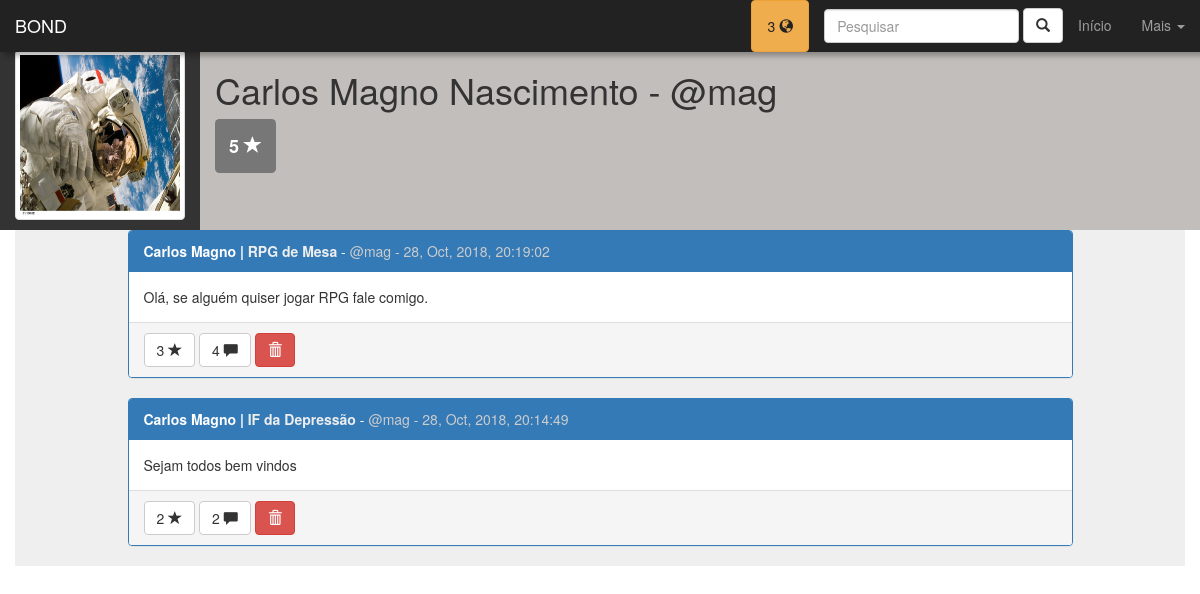
Screenshot of /see_profile.php?p=1 (signed in) with the database file from the repository.
### tables this page shows
CREATE TABLE IF NOT EXISTS `users` (
  `id_user` int(11) NOT NULL AUTO_INCREMENT,
  `username` varchar(20) NOT NULL,
  `first_name` varchar(60) NOT NULL,
  `last_name` varchar(80) NOT NULL,
  `birthday` date NOT NULL,
  `profile_pic` varchar(200) DEFAULT 'assets/img/default-user-icon.png',
  `passwd` varchar(32) NOT NULL,
  `r_date` datetime NOT NULL DEFAULT CURRENT_TIMESTAMP,
  `gender` enum('M','F','O') DEFAULT NULL,
  `followers` int(11) DEFAULT '0',
  `following` int(11) DEFAULT '0',
  `stars` int(11) DEFAULT '0',
  PRIMARY KEY (`id_user`)
);

CREATE TABLE IF NOT EXISTS `posts` (
  `id_post` int(11) NOT NULL AUTO_INCREMENT,
  `user` int(11) NOT NULL,
  `community` int(11) NOT NULL,
  `post_text` text NOT NULL,
  `post_pic` varchar(200) DEFAULT NULL,
  `r_date` datetime DEFAULT CURRENT_TIMESTAMP,
  `likes` int(11) DEFAULT '0',
  PRIMARY KEY (`id_post`)
);

CREATE TABLE IF NOT EXISTS `communities` (
  `id_community` int(11) NOT NULL AUTO_INCREMENT,
  `community_name` varchar(100) NOT NULL,
  `r_date` datetime DEFAULT CURRENT_TIMESTAMP,
  `profile_pic` varchar(200) DEFAULT 'assets/img/default-community-icon.png',
  `community_description` varchar(500) DEFAULT NULL,
  `members` int(11) DEFAULT '0',
  PRIMARY KEY (`id_community`)
);

### inc/functions/connection.php (called while the page is built)
<?php
function connect(){
    $host = "localhost";
    $user = "root";
    $passwd = "root";
    $db = "bond";
    $conn = mysqli_connect($host, $user, $passwd, $db);
    mysqli_set_charset($conn, "UTF-8");
    return $conn;
}
?>

### see_profile.php (the view, shortened to what this page needs)
<?php
include "inc/functions/connection.php";
$id_user = $_GET["p"];
$id_user2 = $_SESSION["id_user"];
$conn = connect();
$sql = "SELECT * FROM users WHERE id_user = $id_user";
$query = mysqli_query($conn, $sql);
$user = mysqli_fetch_assoc($query);
$conn = connect();
$sql = "SELECT COUNT(*) as qnt FROM notifications WHERE user = $id_user2";
if($q = mysqli_query($conn, $sql)){
  $notifications = mysqli_fetch_assoc($q)["qnt"];
}else{
  $notifications = 0;
}
?>
<!DOCTYPE html>
<html lang="PT-BR">
  <head>
    <link href="css/bootstrap.min.css" rel="stylesheet">
    <link rel="stylesheet" href="css/pattern.css">
  </head>
<body>
<nav class="navbar navbar-inverse navbar-fixed-top" id="navbar-menu">
  <div class="container-fluid">
    <div class="navbar-header">
      <a class="navbar-brand" href="#">BOND</a>
    </div>
    <div class="collapse navbar-collapse" id="bs-example-navbar-collapse-1">
      <ul class="nav navbar-nav navbar-right">
      <li>
      <?php
        if($notifications>0){
          echo '<a href="notifications.php" class="btn btn-warning" id="dark-text-nav">'.$notifications
          .' <span class="glyphicon glyphicon-globe"></span></a>';
        }else{
          echo '<a href="notifications.php" class="btn btn-default"><span class="glyphicon glyphicon-globe"></span></a>';
        }
        ?></li><li>
    <form class="navbar-form navbar-right" onsubmit="return false">
      <div class="form-group">
        <input type="text" id="nav-search-input" class="form-control" placeholder="Pesquisar" value="<?php if(isset($_GET["q"])){echo $_GET["q"];} ?>">
      </div>
      <a id="nav-search-submit" class="btn btn-default"><label class="glyphicon glyphicon-search"></label></a>
    </form>
      </li>
        <li><a href="home.php">Início</a></li>
        <li class="dropdown">
          <a href="#" class="dropdown-toggle" data-toggle="dropdown"
          role="button" aria-haspopup="true" aria-expanded="false">Mais <span class="caret"></span></a>
        </li>
      </ul>
    </div>
  </div>
</nav>
<div class="container-fluid">
<div class="row" style="padding-top:50px;background:rgba(0, 0, 0, 0.8)">
    <div class="col-lg-2" style="">
    <img src="<?php echo $user["profile_pic"] ?>" class="img-responsive img-thumbnail" id="profilePic" alt="Responsive image">
    </div>
    <div class="col-lg-10 jumbogotron" id="backcontainer">
          <h1><?php echo $user["first_name"].' '.$user["last_name"].' - @'.$user["username"]?></h1>
          <h3>
              <label title='Stars' class='label label-default' style="padding:14px">
              <?php echo $user["stars"] ?>
              <label class='glyphicon glyphicon-star'></label></label>
          </h3>
    </div>
</div>
</div>
<div class="container">
<div class="row panel-gray">
    <div class="col-lg-10 col-lg-offset-1">
        <?php
        $conn = connect();
        $sql = "SELECT *, date_format(posts.r_date, '%d, %b, %Y, %T') as data_f FROM posts
        JOIN communities ON posts.community = communities.id_community WHERE user = '$id_user'";
        if($query = mysqli_query($conn, $sql)){
            $posts = array();
            while($row = mysqli_fetch_assoc($query)){
                $posts[] = $row;
            }
            usort($posts, "organizer");
            foreach($posts as $post){
                $text = $post["post_text"];
                $likes = $post["likes"];
                $id_post = $post["id_post"];
                $id_community = $post["community"];
                $sql = "SELECT count(*) as comments FROM comments WHERE post = $id_post";
                if($q = mysqli_query($conn, $sql)){
                  $comments_qnt = mysqli_fetch_assoc($q)["comments"];
                }else{
                  $comments_qnt = '';
                }
                echo "<div class='panel panel-primary'>
                <div class='panel-heading'><strong>".$user["first_name"]." |
                <a href='see_community.php?c=$id_community' class='gray-text-link'>".$post["community_name"]
                ."</a></strong> - <span class='gray-text'>@".$user["username"]." - ";
                echo $post["data_f"]."</span></div>
                <div class='panel-body'>
                 $text
                </div>
                <div class='panel-footer'> ";
                $sql = "SELECT * FROM likes WHERE post = $id_post AND user = $id_user2";
                if(isset(mysqli_fetch_assoc(mysqli_query($conn, $sql))["post"])){
                 echo "<a href='like_post.php?p=$id_post&m=unlike&u=$id_user2&l=see_profile.php?p=$id_user'
                 title='Gostei' class='btn btn-default' id='like-btn'>$likes <span class='glyphicon glyphicon-star'>
                 </span></a>";
                }else{
                  echo "<a href='like_post.php?p=$id_post&m=like&u=$id_user2&l=see_profile.php?p=$id_user'
                   title='Não gostei' class='btn btn-default' id='like-btn'>$likes <span class='glyphicon glyphicon-star-empty'>
                   </span></a>";
                }
                echo " <a href='see_post.php?p=$id_post'
                title='Comentar' class='btn btn-default' id='like-btn'>".$comments_qnt." <span class='glyphicon glyphicon-comment'>
                </span></a>";
                echo " <a href='del_post.php?p=$id_post&u=$id_user&l=see_profile.php?p=$id_user'
                title='Apagar' class='btn btn-danger' id='like-btn'><span class='glyphicon glyphicon-trash'>
                </span></a>";
                echo "</div>
              </div>";
            }
        }
        ?>
    </div>
</div>
</div>
</body>
</html>

### css/pattern.css (style rules this page uses)
.panel-gray { background: rgba(100, 100, 100, 0.1); }
.gray-text { color: #ccc; }
.gray-text-link { color: #eee; }
#navbar-menu { border-bottom: none; box-shadow: 4px 4px 5px rgba(10,10,10,0.3); color: #bbb; }
#profilePic { width: 100%; height:170px; }
#backcontainer { background:rgba(255, 250, 246, 0.7); height:180px }
#dark-text-nav { color: #222; }

### rows the page displays
users: profile_pic (picture), first_name "Carlos Magno", last_name "Nascimento", username "mag", stars "5"
posts: communities.community_name "RPG de Mesa", data_f "28, Oct, 2018, 20:19:02", post_text "Olá, se alguém quiser jogar RPG fale comigo.", likes "3", comments_qnt "4"
posts: communities.community_name "IF da Depressão", data_f "28, Oct, 2018, 20:14:49", post_text "Sejam todos bem vindos", likes "2", comments_qnt "2"

### other values shown
$notifications "3"
